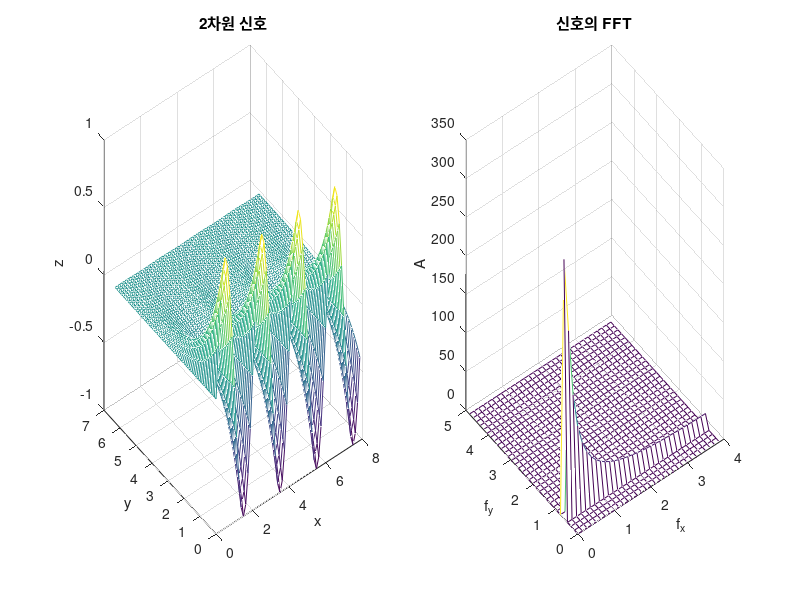

This chart was generated by the following MATLAB code:
% twodfft.m
m = 64; n = m; dx = 1/8; dy = 1/10; x = zeros(m,1); y = zeros(n,1);
f = @(x,y) exp(-y)*sin(pi*x);
for k = 1:m
    x(k) = (k-1)*dx;
    for i = 1:n, y(i) = (i-1)*dy; Z(k,i) = f(x(k),y(i)); end
end
subplot(1,2,1), mesh(real(x),real(y),real(Z'))
title('2차원 신호'), xlabel('x'), ylabel('y'), zlabel('z')
A = abs(fft2(Z)); % 2차원 FFT
for k = 1:m
    x(k) = (k-1)/(m*dx);
    for i = 1:n, y(i) = (i-1)/(n*dy); end
end
subplot(1,2,2), mesh(real(x(1:m/2)),real(y(1:n/2)),real(A(1:m/2,1:n/2)))
title('신호의 FFT'), xlabel('f_x'), ylabel('f_y'), zlabel('A')
